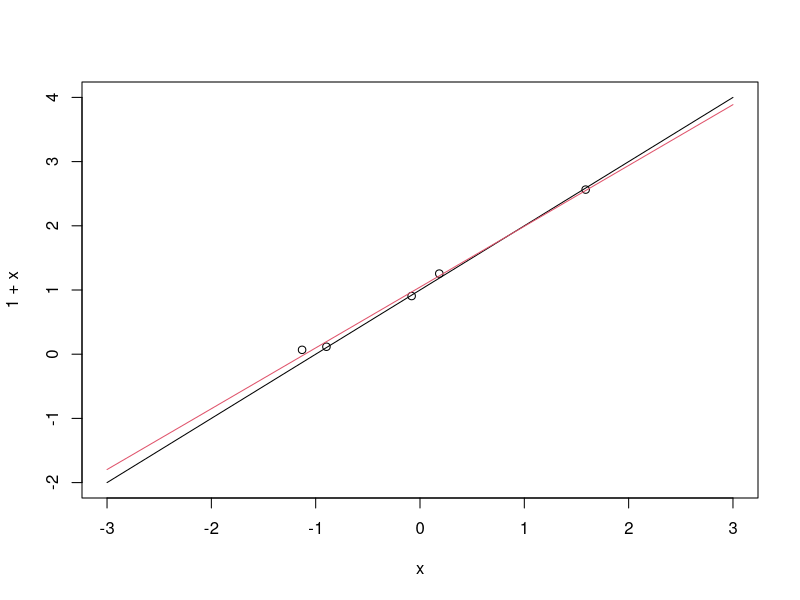
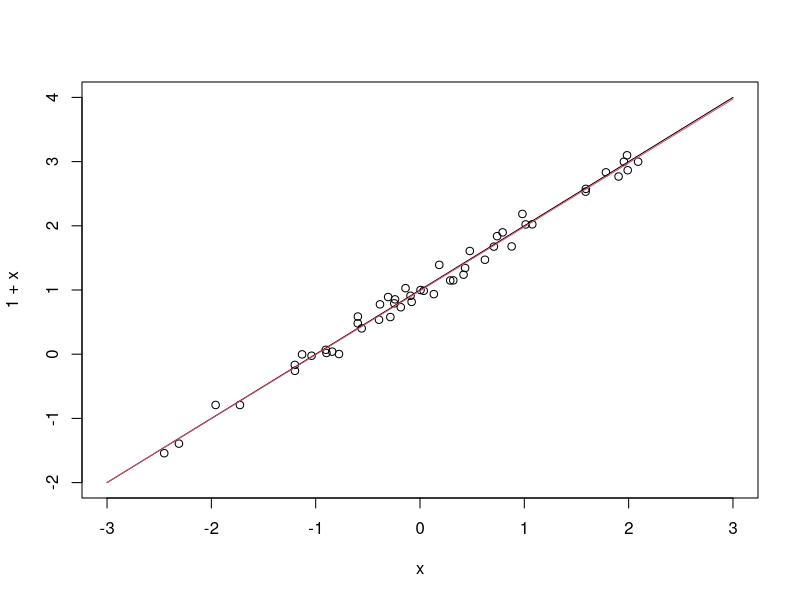
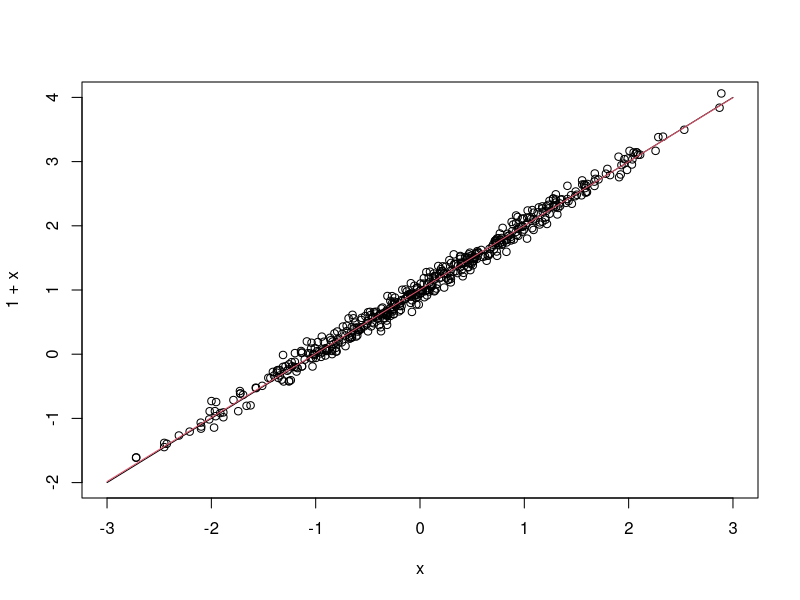

Reproduce these figures in R, in order.
# Sesion 10 Marzo 2022
# Sergio Quijano Rey
# sergioquijano@correo.ugr.es
#
# NOTA: como estamos mostrando mensajes por pantalla, lo recomendable es ejecutar o bien el script
# por lineas en un REPL o bien ejecutar todo el script usando `R --no-echo -f Sesion02-10-03-2022.r`
# para evitar que se muestren por pantalla tambien las lineas de codigo, haciendo que los mensajes
# por pantalla sean ilegibles

# Ejercicio 1
#===================================================================================================
message("EJERCICIO 1")
message("================================================================================")

# Ejecuta las siguientes sentencias y extrae conclusiones sobre el tipo de objeto que de-
# vuelven:

# Generamos una matriz 3x3 con los terminos ordenados de menor a mayor por columnas
A <- matrix(1:9, 3, 3)
message("La matriz A es:") ; print(A)
message("")

# Generamos un vector [1, 2, 3]
x <- 1:3
cat("El vector x es: ", x, "\n")
message("")

# Muestra un vector columna con tres elementos
result <- A %*% x
message("El resultado A%*%x es: ")
print(result)
message("")

# Esta operacion devuelve:
# Error in A %*% t(x) : non-conformable arguments
# El producto matriz vector coloca directamente el vector en formato columna
# Pero cuando trasponemos el vector, obtenemos una matriz en formato fila, que al
# operar no se transforma
# Asi que creo que la conversion automatica vector -> matriz pasa los vectores a formato columna

# Uso try para que el resto del script se pueda ejecutar
message("Computando A %*% t(x")
try({
    result <- A %*% t(x)
    message("El resultado de A %*% t(x) es:")
    print(result)
    return(result)
})
message("")


# Si funciona, devuelve un vector fila con el resultado de la operacion
# Asi que en este caso, R esta haciendo la conversion de vector a matriz para
# multiplicar viendo las dimensiones y concluyendo que tiene que convertirlo en formato fila
result <- x %*% A
message("El resultado de x %*% A es:")
print(result)
message("")

# También funciona y da el mismo resultado
# Parece que R convierte a matriz siempre en formato fila, como ya hemos dicho
# Y en este caso si que sirve
result <- t(x) %*% A
message("El resultado de t(x) %*% A es:")
print(result)
message("")

# Da como resultado una matriz de un unico elemento
# t(x) creo que siempre da la matriz en formato fila
# Al multiplicar matriz por vector, creo que R convierte fijandose en las dimensiones
# para que la operacion tenga sentido. Y en este caso hay que hacer fila * columna
result <- t(x) %*% x
message("El resultado de t(x) %*% A es:")
print(result)
message("")


# Ejercicio 2
#===================================================================================================

message("EJERCICIO 2")
message("================================================================================")
message("")

# Ejecuta las siguientes sentencias en R y formula los sistemas se resuelven en cada caso:

# Sistema 1
# Da como resultado el vector [1]
# Esto era de esperar porque estamos plantenando la ecuacion 2x = 2
message("El resultado de solve(2, 2) es:")
print(solve(2, 2))
message("Estamos resolviendo la ecuacion 2x = 2")
message("")

# Sistema 2
# En este caso da [-4, 6]
# Estamos resolviendo el sistema
# 3x + y = 12
# 4x + 2y = 8
message("Ahora resolvemos el sistema de ecuaciones:")
message("")
message("\t3x + y = 12")
message("\t4x + 2y = 8")
message("El resultado de este sistema de ecuaciones es: ")
A<-matrix(c(3, 1, 4, 2), 2, 2)
b<-c(12, 8)
print(solve(A, b))
message("")

# Sistema 3
# En este caso da la matriz
# 1.0   -2.0
# -0.5  1.5
#
# Estamos resolviendo el sistema AX = Diagonal(2)
# donde Diagonal(2) = [1 0 ; 0 1]
message("Ahora resolvemos el sistem AX = Diag(2)")
message("El resultado es:")
print(solve(A, diag(2)))
message("")

# Ejercicio 2.1
#===================================================================================================
message("EJERCICIO 2.1")
message("================================================================================")
message("")

message("Estamos resolviendo el sistema:")
message("")
message("\t10x + 7y + 8z + 7w = 32")
message("\t7x + 5y + 6z + 5w = 23")
message("\t8x + 6y + 10z + 9w = 33")
message("\t7x + 5y + 9z + 10w = 31")
message("")

# Creamos la matriz de coeficientes
# Por comodidad lo hago creando el vector y luego asignando dimensiones
A <- c(
    10 , 7 , 8 , 7,
    7 , 5 , 6 , 5,
    8 , 6 , 10 , 9,
    7 , 5 , 9 , 10
)
dim(A) <- c(4, 4)

# Creamos el vector de terminos independientes
b <- c(32, 23, 33, 31)

# Resuelvo el sistema con solve
# El resultado es [1, 1, 1, 1]
result <- solve(A, b)
message("El resultado de dicho sistema de ecuaciones es:")
print(result)
message("")

# Perturbo los terminos independientes sumando 0.05
b_pert <- b + 0.05
message("Perturbamos ligeramente los terminos independientes")
cat("Ahora dichos terminos independientes son: ", b_pert, "\n")
message("")

# Resuelvo el sistema perturbado
# El resultado da [0.40 2.00 0.75 1.15]
# Se aleja demasiado de la solucion inicial, parece muy inestable
result <- solve(A, b_pert)
message("El resultado a ese sistema perturbado es:")
print(result)
message("")

# Repetimos el proceso con una perturbacion de 0.1
# El resultado es [-0.2  3.0  0.5  1.3]
# De nuevo, muy alejado del resultado inicial, teniendo en cuenta la magnitud de la perturbacion
b_pert <- b + 0.1
result <- solve(A, b_pert)

message("Perturbamos de nuevo los terminos independientes")
cat("Ahora dichos terminos independientes son: ", b_pert, "\n")
message("")
message("El resultado a ese sistema perturbado es:")
print(result)
message("")


# Calcula el número de condición de la matriz A del sistema anterior así como su recíproco.
# Realiza primero el cálculo con las funciones kappa y rcond y después comprueba que
# coinciden con su denición (kappa(A) como cociente entre máximo y mínimo autovalor
# en valor absoluto y rcond(A) como su inversa). Comenta el resultado.

# Empezamos usando las instrucciones de R para el calulo

# El valor es 3341.215
kappa_A <- kappa(A)

# El valor es 0.0002228164
rcond_A <- rcond(A)

message("Los valores de condicion computados usando R son:")
message("kappa: ", kappa_A)
message("rcond: ", rcond_A)
message("")

# Al tener un alto valor de kappa (y por tanto, un valor reciproco muy cercano a cero)
# podemos concluir que el sistema esta bastante mal condicionado

# Ahora computo estos valores a mano a partir de su definicion, empleando autovalores

# Empiezo tomando los autovalores
# Por consola veo que son todos positivos, asi que no tengo que aplicarles el valor absoluto
eigenvalues_A = eigen(A)$values

# Tomo el valor minimo y maximo
maxeigen <- max(eigenvalues_A)
mineigen <- min(eigenvalues_A)

# Computo el cociente
# Da: 2984.093
# La diferencia con el kappa de R puede ser que esta redondeando los valores maxeigen, mineigen
manually_computed_kappa = maxeigen / mineigen

# Vemos la diferencia en cociente entre los dos valores
# Da 1.119675. Esta diferencia es significativa pero puede atribuirse a problemas con punto flotante
# Aunque no podemos descartar que R este computando dicho valor aplicacando operaciones que alteren
# el resultado debido a distintos problemas de punto flotante
R_vs_manually_q <- kappa_A / manually_computed_kappa

# Ahora computamos el inverso
# Da 0.0003351102
manually_computed_rec <- 1.0 / manually_computed_kappa

# Volvemos a explorar el cociente
# Da 0.6649048, la diferencia es significativa
R_vs_manually_rec <- rcond_A / manually_computed_rec

message("Valores de condicion computados manualmente usando los eigenvalues:")
message("kappa: ", manually_computed_kappa)
message("rcond: ", manually_computed_rec)
message("")

message("Cocientes R / Manual")
message("kappa: ", R_vs_manually_q)
message("rcond: ", R_vs_manually_rec)
message("")

# Ejercicio 3
#===================================================================================================
message("EJERCICIO 3.2")
message("================================================================================")
message("")

# Utiliza el código que aparece a continuación de este cuadro para generar una muestra de
# observaciones de las variables Y y X de tamaño n = 5 de la forma siguiente: las obser-
# vaciones xi corresponden a valores aleatorios desde una distribución normal estándar; y
# las observaciones de yi se obtienen a partir de la ecuación del modelo yi = 1 + xi + ϵi ,
# donde ϵi son valores aleatorios generados desde una normal con media 0 y desviación
# típica 0.1. A partir de esos datos:

# Cargamos unos datos aleatorios
n<-5
set.seed(2)
x<-rnorm(n)
y<-1+x+rnorm(n,0,0.1)

message("Los datos aleatorios para realizar la regresion son:")
cat("Valores de x: ", x, "\n")
cat("Valores de y: ", y, "\n")
message("")

# Generamos los datos para resolver el sistema
X <- cbind(rep(1, n), x)

message("La matriz que vamos a usar para resolver la regresion es:")
print(X)
message("")

# Calculamos (X'X)⁻¹
pre_matrix <- solve(t(X)%*%X)

# Calculamos ahora los coeficientes
# El resultado es [1.0453963 0.9472755]
# Esta cercano a [1 0] que es el resultado esperado en ausencia de ruido
# El procedimiento de resolucion es estable, porque las perturbaciones no han alejado
# demasiado las soluciones de las esperadas
betta_hat <- pre_matrix %*% t(X) %*% y

cat("Los coeficientes de regresion obtenidos son: ", betta_hat, "\n")
message("")

# Representamos graficamente el modelo lineal
message("Mostrando graficamente la regresion")
message("")
curve(1+x,-3,3)
points(x, y)
curve(betta_hat[1] + betta_hat[2]*x, -3, 3, add = TRUE, col = 2 )

# Repetimos el proceso para n = 50
# Cargamos unos datos aleatorios
message("==> Repetimos el proceso para 50 puntos")
message("")

n<-50
set.seed(2)
x<-rnorm(n)
y<-1+x+rnorm(n,0,0.1)

# Generamos los datos para resolver el sistema
X <- cbind(rep(1, n), x)

# Calculamos (X'X)⁻¹
pre_matrix <- solve(t(X) %*% X)

# Calculamos ahora los coeficientes
# El resultado es [0.9872414 0.9957350], todavia mas cercano a [1 1]
betta_hat <- pre_matrix %*% t(X) %*% y

cat("Los coeficientes de regresion ahora son: ", betta_hat, "\n")
message("")

# Representamos graficamente el modelo lineal
message("Representando graficamente la regresion")
message("")

curve(1+x,-3,3)
points(x, y)
curve(betta_hat[1] + betta_hat[2]*x, -3, 3, add = TRUE, col = 2 )

# Repetimos el proceso para n = 500
# Cargamos unos datos aleatorios
message("==> Repetimos el proceso para 500 puntos")
message("")

n<-500
set.seed(2)
x<-rnorm(n)
y<-1+x+rnorm(n,0,0.1)

# Generamos los datos para resolver el sistema
X <- cbind(rep(1, n), x)

# Calculamos (X'X)⁻¹
pre_matrix <- solve(t(X)%*%X)

# Calculamos ahora los coeficientes
# El resultado es [1.0064546 0.9963676]
# Vemos, por tanto, que al aumentar el numero de datos aumenta la precision
# con la que nos acercamos a la solucion verdadera del modelo
betta_hat <- pre_matrix %*% t(X) %*% y

cat("Los coeficientes de regresion ahora son: ", betta_hat, "\n")
message("")

# Representamos graficamente el modelo lineal
message("Representando graficamente la regresion")
message("")

curve(1+x,-3,3)
points(x, y)
curve(betta_hat[1] + betta_hat[2]*x, -3, 3, add = TRUE, col = 2 )


# Qué problema(s) puede tener en la práctica este tipo de implementación directa?

# Que sea poco eficiente al no estar haciendo optimizaciones segun los datos con los que trabajemos
# en cada momento. Por ejemplo, en el siguiente ejecicio vemos la optimizacion usando QR
# Ademas, estas rutinas usan por debajo LAPACK que esta programado en FORTRAN, mucho mas rapido
# que R (que seria el lenguaje usado a la hora de nosotros realizar una implementacion)

# Ejercicio 3.3
#===================================================================================================
message("EJERCICIO 3.3")
message("================================================================================")
message("")

# Volvemos a generar los datos con 5 elementos
n<-5
set.seed(2)
x<-rnorm(n)
y<-1+x+rnorm(n,0,0.1)

message("Los datos aleatorios para realizar la regresion son:")
cat("Valores de x: ", x, "\n")
cat("Valores de y: ", y, "\n")
message("")

# Generamos la matriz para resolver el sistema
# Haremos la descomposicion QR de esta matriz
X <- cbind(rep(1, n), x)

message("La matriz que vamos a usar para resolver la regresion es:")
print(X)
message("")

# Empezamos computando la descomposicion QR
qr_descomp <- qr(X)
X.Q <- qr.Q(qr_descomp)
X.R <- qr.R(qr_descomp)

message("Desomponemos la matriz X usando QR")
message("")
message("La matriz Q es:")
print(X.Q)
message("")
message("La matriz R es:")
print(X.R)
message("")

# Calculamos la matriz intermedia Q'y
inter_matrix <- t(X.Q) %*% y
message("La matriz intermedia Q'y es:")
cat(inter_matrix, "\n")
message("")

# Solucionamos el sistema usando backsolve
result <- backsolve(X.R, inter_matrix)
message("El resultado obtenido usando esta descomposicion es:")
print(result)
message("")

# El resultado obtenido es el mismo que el que obtuvimos previamente
# Esto me hace pensar que R usa este proceso de descomposicion para computar las soluciones


# Ejercicio 4
#===================================================================================================
message("EJERCICIO 4")
message("================================================================================")
message("")

# Considera el sistema Ax = b denido como sigue:
# Para n = 3 crea la matriz de coeficientes A como un matriz cuadrada A de dimensión n cuya primera
# columna sea 1, 2, . . . , n, la segunda 1^n, 2^n, ... n^n
# Crea un vector b como resultado del producto (matricial) de A por un vector de n unos.

# Dimension de la matriz
n <- 3

# Las columnas son potencias de la columna base [1 2 ... n]
# Asi que creo esta primera columna
base_col <- 1:n

# Genero la matriz pedida usando la columna base
# Uso un bucle for. A continuacion muestro como hacerlo sin bucle for
X <- c(base_col)
for(n in 2:n) {
    X <- c(X, base_col ^ n)
}
dim(X) <- c(n, n)

# Se puede hacer sin for con rep de la siguiente forma:
X <- rep(1:n, times = 1, each = n) ^ rep(1:n, times = n, each = 1)
dim(X) <- c(n, n)

# Generamos el vector de terminos independientes multiplicando X por un vector de 1's
one_column <- rep(1, n)
b <- X %*% one_column
message("El vector de terminos independientes es:")
print(b)
message("")

message("La matriz X generada es:")
print(X)
message("")

# Resuelve el sistema usando la función solve.
message("Resolvemos el sistema anteriormente planteado")
result <- solve(X, b)
message("El resultado es:")
print(result)
message("")

# Observa que tal y como hemos definido el sistema la solución x es un vector de n
# unos. Calcula el máximo de las diferencias x − 1 en valor absoluto.

# Empezamos calculando el vector de diferencias
diff_vec <- result - 1
message("Las diferencias del vector solucion menos 1's es:")
print(diff_vec)
message("")

# Ahora calculamos el maximo del vector de diferencias
max_diff <- max(diff_vec)
message("La diferencia maxima del vector solucion - 1 es: ", max_diff)
message("")

# Repite el ejercicio para n = 4, 5, . . . 12. Comenta en cada caso las dicultades del
# problema en relación a la condición de la matriz de coecientes.

# Para evitar tener que repetir el codigo, encapsulamos todo lo anterior en una funcion
funcion_ejercicio <- function(n) {
    message("==> Repitiendo el ejercicio para n = ", n)
    message("")

    # Las columnas son potencias de la columna base [1 2 ... n]
    # Asi que creo esta primera columna
    base_col <- 1:n

    # Genero la matriz pedida usando la columna base
    # TODO -- no se como hacerlo sin el bucle for
    X <- c(base_col)
    for(n in 2:n){
        X <- c(X, base_col ^ n)
    }
    dim(X) <- c(n, n)

    # Generamos el vector de terminos independientes multiplicando X por un vector de 1's
    one_column <- rep(1, n)
    b <- X %*% one_column
    message("El vector de terminos independientes es:")
    print(b)
    message("")

    message("La matriz X generada es:")
    print(X)
    message("")

    # Resuelve el sistema usando la función solve.
    message("Resolvemos el sistema anteriormente planteado")
    result <- solve(X, b)
    message("El resultado es:")
    print(result)
    message("")

    # Observa que tal y como hemos definido el sistema la solución x es un vector de n
    # unos. Calcula el máximo de las diferencias x − 1 en valor absoluto.

    # Empezamos calculando el vector de diferencias
    diff_vec <- result - 1
    message("Las diferencias del vector solucion menos 1's es:")
    print(diff_vec)
    message("")

    # Ahora calculamos el maximo del vector de diferencias
    max_diff <- max(diff_vec)
    message("La diferencia maxima del vector solucion - 1 es: ", max_diff)
    message("")

    message("")
    message("")
}

# Ahora ejecuto la funcion para los casos pedidos
# Uso un bucle for para hacer esto de forma mas concisa
for(n in 4:12){
    try(funcion_ejercicio(n))
}
